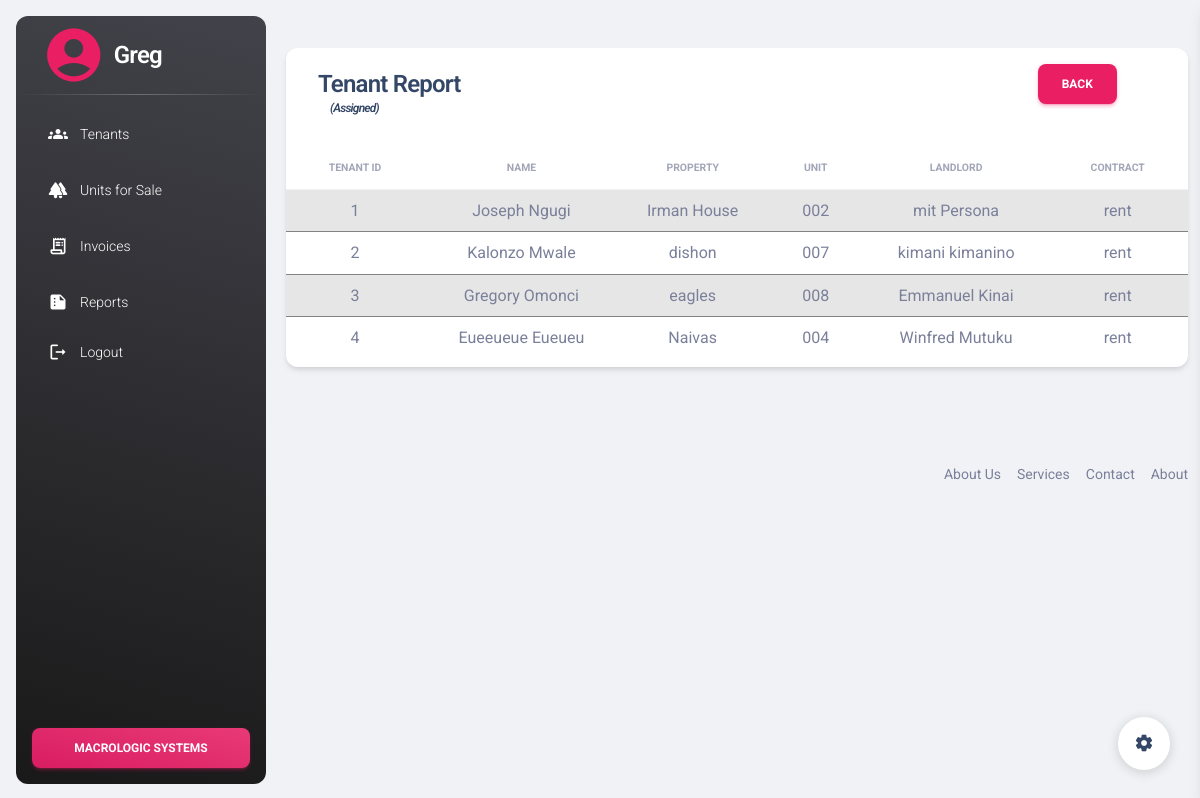
Screenshot of /reports/tenant_report.php (signed in) with the database file from the repository.
### tables this page shows
CREATE TABLE `tenants_two` (
  `id` int(11) NOT NULL,
  `name` varchar(50) NOT NULL,
  `email` varchar(50) NOT NULL,
  `phone_number` varchar(20) NOT NULL,
  `id_number` varchar(20) NOT NULL,
  `contract` enum('rent','lease','hire') DEFAULT NULL,
  `tenant_status` enum('unassigned','assigned') NOT NULL,
  `property_id` int(11) DEFAULT NULL,
  `unit_id` int(11) DEFAULT NULL,
  `billing_id` int(11) DEFAULT NULL
);

CREATE TABLE `properties` (
  `id` int(11) NOT NULL,
  `name` varchar(50) NOT NULL,
  `location` varchar(50) NOT NULL,
  `landlord_id` int(11) NOT NULL,
  `type_id` int(11) NOT NULL,
  `active_status` enum('active','inactive') DEFAULT NULL,
  `number_of_units` int(11) DEFAULT NULL
);

CREATE TABLE `units_two` (
  `id` int(11) NOT NULL,
  `property_id` int(11) NOT NULL,
  `unit_name` varchar(50) NOT NULL,
  `unit_number` varchar(20) DEFAULT NULL,
  `description` varchar(2000) NOT NULL,
  `available` enum('No','Yes') NOT NULL,
  `reserved` enum('No','Yes') NOT NULL,
  `occupied` enum('No','Yes') NOT NULL
);

CREATE TABLE `landlords` (
  `id` int(11) NOT NULL,
  `name` varchar(50) NOT NULL,
  `phone_number` varchar(50) NOT NULL,
  `email` varchar(20) NOT NULL
);

### reports/tenant_report.php (the view, shortened to what this page needs)
<?php include '../includes/header.php'; ?>
<?php include '../config/connect.php'; ?>
<div class="container-fluid py-4">
    <div class="row">
        <div class="col-12">
            <div class="card my-4">
                <div class="d-flex justify-content-between">
                    <div class="row card-header col-md-7 p-0 mx-3 z-index-2 mt-3" style="height: 25px;">
                        <div class="pt-1 pb-1">
                            <h4 class="row text-capitalize ps-3">Tenant Report <span class="fst-italic text-xs">(assigned)</span></h4>
                        </div>
                    </div>
                    <div class="col-md-2 pt-3">
                        <div>
                            <a class="btn btn-primary" href="reports_view.php">
                                back
                            </a>
                        </div>
                    </div>
                </div>
                <div class="card-body px-0 pb-2">
                    <div class="row d-flex justify-content-between align-items-center ms-2 me-2">
                    </div>
                    <div class="table-responsive p-0">
                        <table class="table table-striped table-hover align-items-center mb-0" id="tenantReport">
                            <thead>
                                <tr>
                                    <th class="text-center text-uppercase text-secondary text-xxs font-weight-bolder opacity-7">tenant id</th>
                                    <th class="text-center text-uppercase text-secondary text-xxs font-weight-bolder opacity-7">name</th>
                                    <th class="text-center text-uppercase text-secondary text-xxs font-weight-bolder opacity-7">Property</th>
                                    <th class="text-center text-uppercase text-secondary text-xxs font-weight-bolder opacity-7">unit</th>
                                    <th class="text-center text-uppercase text-secondary text-xxs font-weight-bolder opacity-7">landlord</th>
                                    <th class="text-center text-uppercase text-secondary text-xxs font-weight-bolder opacity-7">contract</th>
                                </tr>
                            </thead>
                            <tbody>
                                <?php
                                $sql = "SELECT
                                    tenants_two.id,
                                    tenants_two.name AS tenant_name,
                                    properties.name AS property_name,
                                    units_two.unit_number,
                                    landlords.name AS landlord_name,
                                    tenants_two.contract
                                FROM
                                    tenants_two
                                LEFT JOIN
                                    units_two ON units_two.id = tenants_two.unit_id
                                LEFT JOIN
                                    properties ON properties.id = tenants_two.property_id
                                LEFT JOIN
                                    landlords ON landlords.id = properties.landlord_id
                                WHERE
                                    tenants_two.tenant_status = 'assigned'";
                                $result = mysqli_query($con, $sql);
                                $number = 1;
                                if ($result) {
                                    while ($row = mysqli_fetch_assoc($result)) {
                                        $tenant_name = $row['tenant_name'];
                                        $property_name = $row['property_name'];
                                        $unit_number = $row['unit_number'];
                                        $landlord_name = $row['landlord_name'];
                                        $contract = $row['contract'];
                                        echo '<tr>
                                <td scope="row" class="text-center">' . $number . '</td>
                                <td class="text-center text-capitalize">' . $tenant_name . '</td>
                                <td class="text-center">' . $property_name . '</td>
                                <td class="text-center">' . $unit_number . '</td>
                                <td class="text-center">' . $landlord_name . '</td>
                                <td class="text-center">' . $contract . '</td>
                              </tr>';
                              $number++;
                                    }
                                }
                                ?>
                            </tbody>
                        </table>
                    </div>
                </div>
            </div>
        </div>
    </div>
</div>
<?php include('../includes/footer.php') ?>
<div class="fixed-plugin">
    <a class="fixed-plugin-button text-dark position-fixed px-3 py-2">
        <i class="material-icons py-2">settings</i>
    </a>
</div>
</body>
</html>

### rows the page displays
tenants_two: name "Joseph Ngugi", property.name "Irman House", unit.unit_number "002", landlords.name "mit Persona", contract "rent"
tenants_two: name "Kalonzo Mwale", property.name "dishon", unit.unit_number "007", landlords.name "kimani kimanino", contract "rent"
tenants_two: name "Gregory Omonci", property.name "eagles", unit.unit_number "008", landlords.name "Emmanuel Kinai", contract "rent"
tenants_two: name "Eueeueue Eueueu", property.name "Naivas", unit.unit_number "004", landlords.name "Winfred Mutuku", contract "rent"

### other values shown
$username "Greg"
